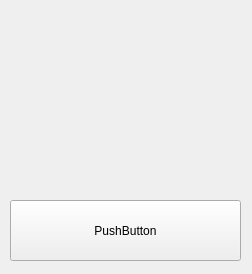
<?xml version="1.0" encoding="UTF-8"?>
<ui version="4.0">
 <class>Form</class>
 <widget class="QWidget" name="Form">
  <property name="geometry">
   <rect>
    <x>0</x>
    <y>0</y>
    <width>252</width>
    <height>274</height>
   </rect>
  </property>
  <property name="windowTitle">
   <string>Form</string>
  </property>
  <widget class="QPushButton" name="pushButton">
   <property name="geometry">
    <rect>
     <x>10</x>
     <y>200</y>
     <width>231</width>
     <height>61</height>
    </rect>
   </property>
   <property name="text">
    <string>PushButton</string>
   </property>
  </widget>
  <widget class="QLabel" name="label">
   <property name="geometry">
    <rect>
     <x>10</x>
     <y>10</y>
     <width>47</width>
     <height>13</height>
    </rect>
   </property>
   <property name="text">
    <string/>
   </property>
  </widget>
 </widget>
 <resources/>
 <connections/>
</ui>
